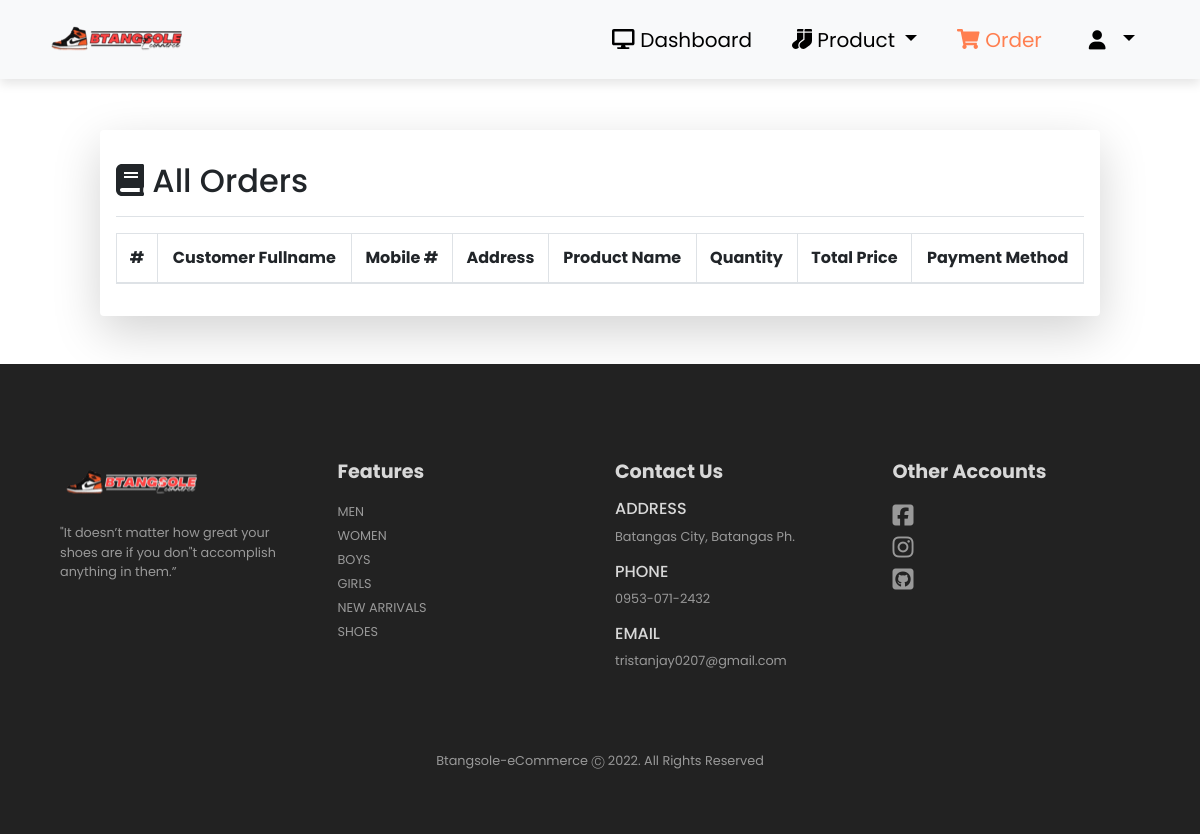
/admin/order-table (signed in), run on an earlier commit of the app's database.
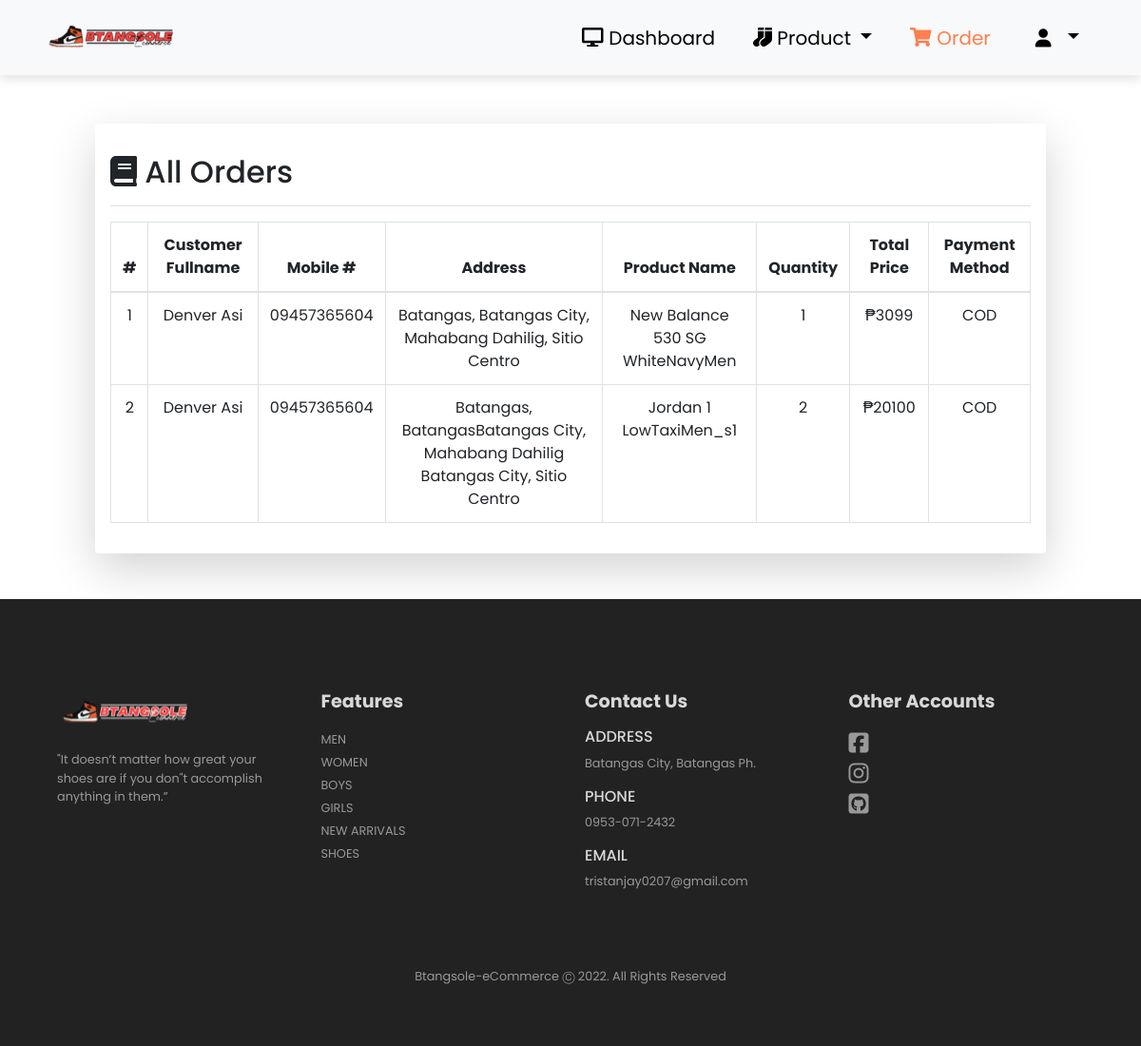
And on a later commit of the database.
### website/models.py (models this page shows)
class Order(db.Model):
    id = db.Column(db.Integer, primary_key=True)
    fullname = db.Column(db.String(150))
    mobilenum = db.Column(db.String(11))
    address = db.Column(db.String(700))
    product_id = db.Column(db.Integer, db.ForeignKey('product.id'))
    product_name = db.Column(db.String(150))
    quantity = db.Column(db.Integer)
    total_price = db.Column(db.Integer)
    paymentmethod = db.Column(db.String(150))
    approve = db.Column(db.Boolean, default=False)

### website/views.py (the view)
@views.route('/admin/order-table')
@login_required
def admin_orders():
    orders = Order.query.all()
    return render_template("admin/admin_order_table.html", orders=orders)

### website/__init__.py (called while the page is built)
def create_app():
    app = Flask(__name__)
    app.config['SECRET_KEY'] = 'batangas sole'
    app.config['SQLALCHEMY_DATABASE_URI'] = f'sqlite:///{DB_NAME}'
    db.init_app(app)
    from .views import views
    from .auth import auth
    app.register_blueprint(views, url_prefix='/')
    app.register_blueprint(auth, url_prefix='/')
    from .models import User
    create_database(app)
    createAdmin(app)
    login_manager = LoginManager()
    login_manager.login_view = 'auth.login'
    login_manager.init_app(app)
    @login_manager.user_loader
    def load_user(id):
        return User.query.get(int(id))
    return app

### website/templates/admin/admin_order_table.html (shortened to what this page needs)
{% extends "base.html" %}
{% block css %}
<link rel="stylesheet" href="{{ url_for('static', filename='css/admin-product-table.css') }}">
{% endblock %}
{% block navigation_bar %}
<nav class="navbar navbar-expand-lg navbar-light bg-light py-3 fixed-top">
    <div class="container">
        <img src="{{url_for('static', filename = 'other_resources/logo.png') }}" alt="">
        <div class="collapse navbar-collapse" id="navbarSupportedContent">
            <ul class="navbar-nav ml-auto">
                <li class="nav-item">
                    <a class="nav-link " href="{{url_for('views.admin')}}"><i class='fa fa-desktop'></i> Dashboard</a>
                </li>
                <ul class="navbar-nav">
                    <li class="nav-item dropdown">
                        <a class="nav-link dropdown-toggle" href="" role="button"
                            data-bs-toggle="dropdown" aria-expanded="false">
                            <i class="fas fa-socks"></i> Product
                        </a>
                    </li>
                </ul>
                <li class="nav-item">
                    <a class="nav-link active" href="#" ><i class='fas fa-shopping-cart'></i> Order</a>
                </li>
                <ul class="navbar-nav">
                    <li class="nav-item dropdown">
                        <a class="nav-link dropdown-toggle" href="#" role="button"
                            data-bs-toggle="dropdown" aria-expanded="false">
                            <i class="fa-solid fa-user"></i>
                        </a>
                    </li>
                </ul>
            </ul>
        </div>
    </div>
</nav>
{% endblock %}
{% block content%}
<div>
    <div class="container product-container shadow-lg p-3 mb-5 bg-body rounded"  >
        <div class="d-flex justify-content-between flex-wrap flex-md-nowrap align-items-center pt-3 pb-2 mb-3 border-bottom">
            <h1 class="h2"><i class="fa fa-book"></i> All Orders</h1>
        </div>
        <table class="text-center table table table-bordered rounded border-dark">
            <thead>
                <tr>
                    <th>#</th>
                    <th>Customer Fullname</th>
                    <th>Mobile #</th>
                    <th>Address</th>
                    <th>Product Name</th>
                    <th>Quantity</th>
                    <th>Total Price</th>
                    <th>Payment Method</th>
                </tr>
            </thead>
            <tbody class="table-group-divider">
                {% for order in orders %}
                <tr>
                    <td>{{order.id}}</td>
                    <td>{{ order.fullname }}</td>
                    <td>{{ order.mobilenum }}</td>
                    <td>{{ order.address }}</td>
                    <td>{{ order.product_name }}</td>
                    <td>{{ order.quantity }}</td>
                    <td>₱{{ order.total_price }}</td>
                    <td>COD</td>
                </tr>
                {% endfor %}
            </tbody>
        </table>
    </div>
</div>
{% endblock %}

### website/templates/base.html (shortened to what this page needs)
<!DOCTYPE html>
<html>
    <head>
        <link rel="stylesheet" href="https://cdn.jsdelivr.net/npm/bootstrap@4.1.3/dist/css/bootstrap.min.css"
>
        <link rel="stylesheet" href="{{ url_for('static', filename='css/base.css') }}">
        <link rel="stylesheet" href="path/to/font-awesome/css/font-awesome.min.css">
        {% block css %}{% endblock %}
    </head>
    <body>
        <div class="base-block"></div>
        {% block navigation_bar %}
        {% endblock %}
        {% block content %} {% endblock %}
        <footer class="mt-5 py-5">
            <div class="row container mx-auto pt-5">
                <div class="footer-one col-lg-3 col-md-6 col-12">
                    <img class="pb-3" src="{{url_for('static', filename = 'other_resources/logo2.png') }}" alt="">
                    <p>"It doesn’t matter how great your shoes are
                        if you don"t accomplish anything in them.”</p>
                </div>
                <div class="footer-one col-lg-3 col-md-6 col-12 mb-3">
                    <h5 class="pb-2">Features</h5>
                    <ul class="text-uppercase list-unstyled">
                        <li><a href="#">men</a></li>
                        <li><a href="#">women</a></li>
                        <li><a href="#">boys</a></li>
                        <li><a href="#">girls</a></li>
                        <li><a href="#">new arrivals</a></li>
                        <li><a href="#">shoes</a></li>
                    </ul>
                </div>
                <div class="footer-one col-lg-3 col-md-6 col-12 mb-3">
                    <h5 class="pb-2">Contact Us</h5>
                    <div>
                        <h6 class="text-uppercase">Address</h6>
                        <p>Batangas City, Batangas Ph.</p>
                    </div>
                    <div>
                        <h6 class="text-uppercase">Phone</h6>
                        <p>0953-071-2432</p>
                    </div>
                    <div>
                        <h6 class="text-uppercase">Email</h6>
                        <p>tristanjay0207@gmail.com</p>
                    </div>
                </div>
                <div class="footer-one col-lg-3 col-md-6 col-12 mb-3">
                    <h5 class="pb-2">Other Accounts</h5>
                    <ul class="text-uppercase list-unstyled">
                        <li><a href="https://www.facebook.com/btngSole"><i class="fa-brands fa-square-facebook"></i></a></li>
                        <li><a href=""><i class="fa-brands fa-instagram"></i></a></li>
                        <li><a href="https://github.com/dambear/BtangSole-E-Commerce-Website.git"><i class="fa-brands fa-square-github"></i></a></li>
                    </ul>
                </div>
            </div>
            <div class="copyright mt-5">
                <div class="container mx-auto text-nowrap text-center mb-2">
                    <p>Btangsole-eCommerce Ⓒ 2022. All Rights Reserved</p>
                </div>
            </div>
        </footer>
    </body>
</html>

### website/static/css/base.css (style rules this page uses)
* { margin: 0; padding: 0; box-sizing: border-box; }
body { font-family: 'Poppins', sans-serif; }
h5 { font-size: 1rem; font-weight: 400; color: #1d1d1d; }
h6 { color: #d8d8d8; }
footer { background-color: #222222; }
footer h5 { color: #d8d8d8; font-weight: 700; font-size: 1.2rem; }
footer { padding-bottom: 4px; }
footer li a { font-size: 0.8rem; color: #999; }
footer p { color: #999; font-size: 0.8rem; }
footer i { color: #999; font-size: 1.5rem; padding-bottom: 4px; padding-top: 4px; }
.navbar { font-size: 20px; top: 0; left: 0; box-shadow: 0 5px 10px rgba(0, 0, 0, 0.1); }
.navbar-light .navbar-nav .nav-link { padding: 0 20px; color: black; transition: 0.3s ease; }
.navbar i { font-size: 1.2rem; padding: 0 7px; cursor: pointer; transition: 0.3s ease; }
.navbar-light .navbar-nav .nav-link:hover, .navbar i:hover, .navbar-light .navbar-nav .nav-link.active, .navbar i.active { color: coral; }
.base-block { height: 80px; }

### website/static/css/admin-product-table.css (style rules this page uses)
.base-block { height: 80px; }
.product-container { width: 1000px; margin-top: 50px; }

What changed in the data, as far as the page shows it:
added Order: id "1", fullname "Denver Asi", mobilenum "09457365604", address "Batangas, Batangas City, Mahabang Dahilig, Sitio Centro", product_name "New Balance 530 SG WhiteNavyMen", quantity "1", total_price "3099"
added Order: id "2", fullname "Denver Asi", mobilenum "09457365604", address "Batangas, BatangasBatangas City, Mahabang Dahilig Batangas City, Sitio Centro", product_name "Jordan 1 LowTaxiMen_s1", quantity "2", total_price "20100"
